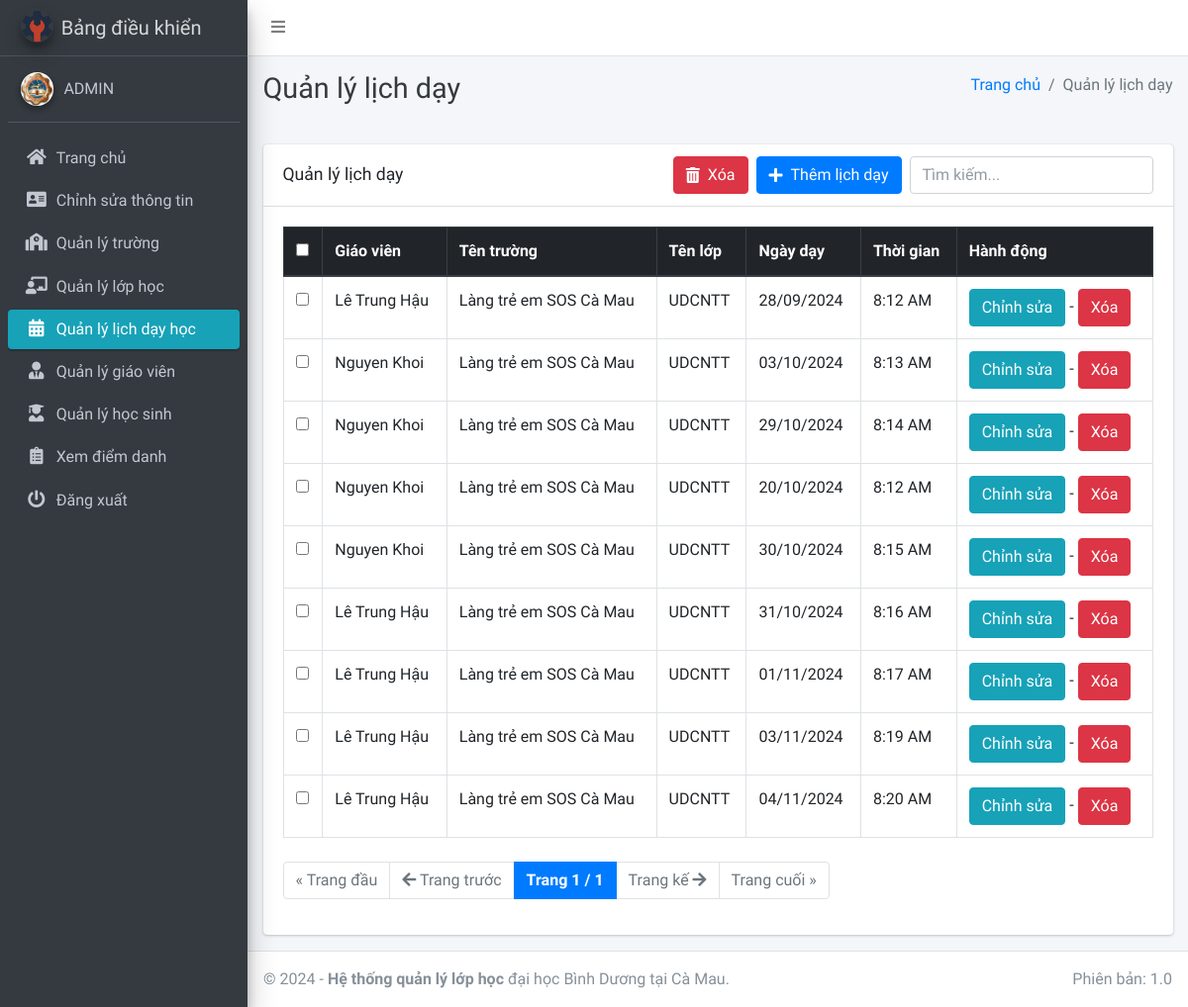
/schedule/manage/ (signed in), run on an earlier commit of the app's database.
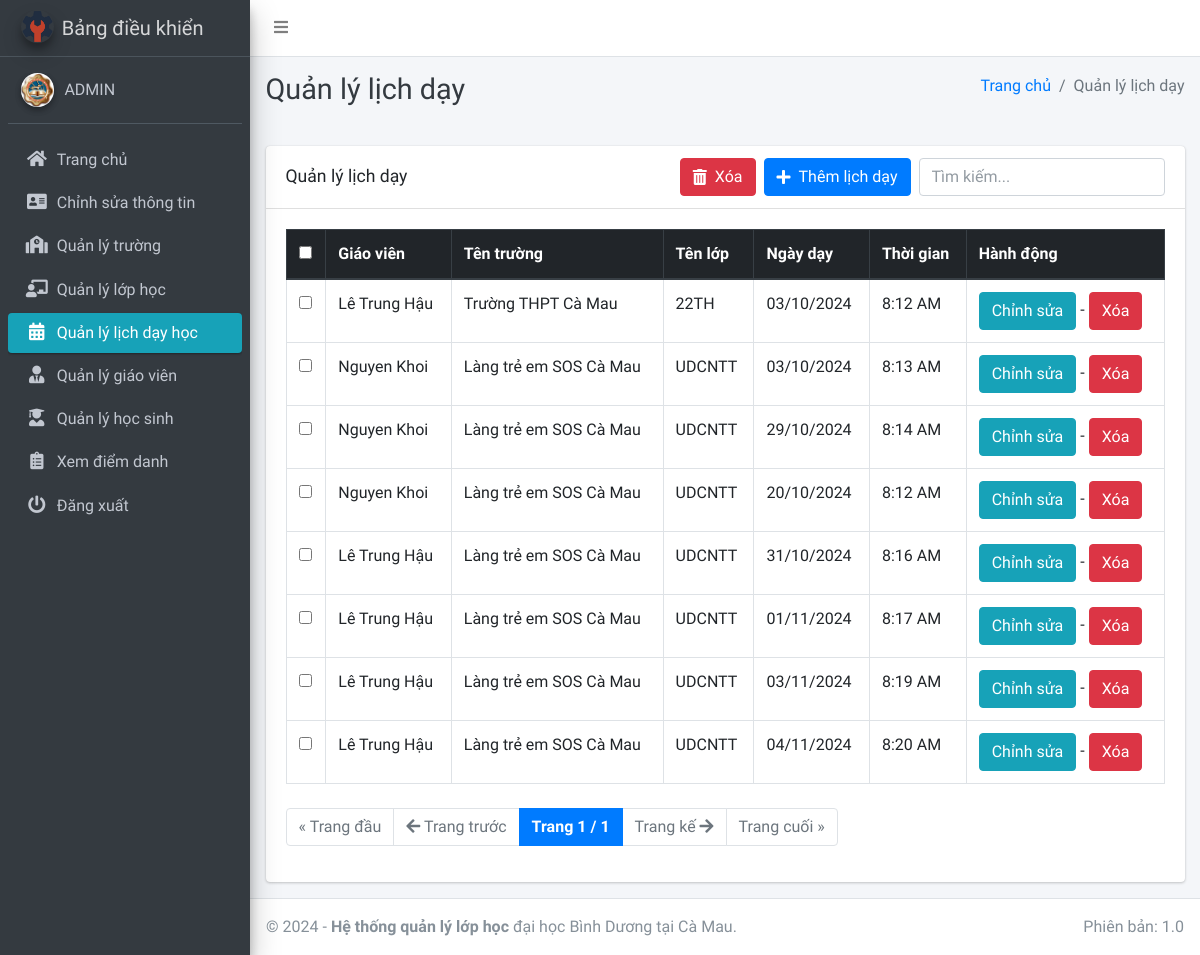
And on a later commit of the database.
### main_app/models.py (models this page shows, shortened)
class TeachingSchedule(models.Model):
    staff = models.ForeignKey(Staff, on_delete=models.CASCADE)
    school_name = models.ForeignKey(Course, on_delete=models.CASCADE)
    class_name = models.ForeignKey(Subject, on_delete=models.CASCADE)
    schedule_date = models.DateField()
    start_time = models.TimeField()
    created_at = models.DateTimeField(auto_now_add=True)
    updated_at = models.DateTimeField(auto_now=True)

class Staff(models.Model):
    course = models.ForeignKey(Course, on_delete=models.CASCADE, null=True, blank=False)
    admin = models.OneToOneField(CustomUser, on_delete=models.CASCADE)
    def __str__(self):
        return self.admin.last_name + " " + self.admin.first_name

class CustomUser(AbstractUser):
    USER_TYPE = ((1, "HOD"), (2, "Staff"), (3, "Student"))
    GENDER = [("M", "Nam"), ("F", "Nữ")]
    username = None
    email = models.EmailField(unique=True, null=True, blank=True)
    student_id = models.CharField(max_length=20, unique=True, null=True, blank=True)
    user_type = models.CharField(default=1, choices=USER_TYPE, max_length=1)
    gender = models.CharField(max_length=1, choices=GENDER)
    profile_pic = models.ImageField(null=True, blank=True)
    address = models.TextField()
    qr_code = models.ImageField(
        upload_to="QR/", null=True, blank=True
    )  # Thêm trường lưu mã QR
    created_at = models.DateTimeField(auto_now_add=True)
    updated_at = models.DateTimeField(auto_now=True)
    USERNAME_FIELD = "student_id"  # Mặc định là student_id
    REQUIRED_FIELDS = []
    objects = CustomUserManager()

class Course(models.Model):
    name = models.CharField(max_length=120, null=True) #tên trường
    created_at = models.DateTimeField(auto_now_add=True)
    updated_at = models.DateTimeField(auto_now=True)
    def __str__(self):
        return self.name

class Subject(models.Model):
    name = models.CharField(max_length=120) #tên lớp
    staff = models.ForeignKey(Staff, on_delete=models.CASCADE, null=True, blank=False)
    course = models.ForeignKey(Course, on_delete=models.CASCADE)
    updated_at = models.DateTimeField(auto_now=True)
    created_at = models.DateTimeField(auto_now_add=True)
    def __str__(self):
        return self.name

### main_app/hod_views.py (the view)
# urls.py: path("schedule/manage/", hod_views.manage_session, name='manage_session'),
def manage_session(request):
    sessions = TeachingSchedule.objects.all()
    paginator = Paginator(sessions, 10)  # Mỗi trang có 10 lịch dạy
    page_number = request.GET.get('page')
    page_obj = paginator.get_page(page_number)
    context = {"sessions": sessions,'page_obj': page_obj, "page_title": "Quản lý lịch dạy"}
    return render(request, "hod_template/manage_session.html", context)

### main_app/templates/hod_template/manage_session.html (shortened to what the changed rows need)
{% extends 'main_app/base.html' %}
{% load static %}
{% block page_title %}{{page_title}}{% endblock page_title %}
{% block content %}
<section class="content">
    <div class="container-fluid">
        <div class="row">
            <div class="col-md-12">
                <div class="card">
                            {% url 'add_session' as add_session %}
                    <div class="card-body">
                        <div class="table-responsive">
                            <table id="example2" class="table table-bordered table-hover ">
                                <thead class="thead-dark">
                                    <tr>
                                        <th><input type="checkbox" id="selectAll" /></th>
                                        <th>Giáo viên</th>
                                        <th>Tên trường</th>
                                        <th>Tên lớp</th>
                                        <th>Ngày dạy</th>
                                        <th>Thời gian</th>
                                        <th>Hành động</th>
                                    </tr>
                                </thead>
                                <tbody>
                                    {% for session in page_obj %}
                                    <tr>
                                        <td><input type="checkbox" class="studentCheckbox" value="{{ session.id }}" /></td>
                                        <td>{{ session.staff }}</td>
                                        <td>{{ session.school_name }}</td>
                                        <td>{{ session.class_name }}</td>
                                        <td>{{ session.schedule_date|date:"d/m/Y" }}</td>
                                        <td>{{ session.start_time|date:"g:i A" }}</td>
                                        <td>
                                            <a href="{% url 'edit_session' session.id %}" class="btn btn-info">Chỉnh sửa</a> -
                                            <a href="{% url 'delete_session' session.id %}" onclick="return confirm('Bạn có chắc chắn muốn xóa cái này không ?')" class="btn btn-danger">Xóa</a>
                                        </td>
                                    </tr>
                                    {% endfor %}
                                </tbody>
                                </table>
                        </div>
                    </div>
                </div>
            </div>
        </div>
    </div>
</section>
{% endblock content %}

What changed in the data, as far as the page shows it:
removed TeachingSchedule: staff "Nguyen Khoi", school_name "Làng trẻ em SOS Cà Mau", class_name "UDCNTT", schedule_date "30/10/2024", start_time "8:15 AM"
changed TeachingSchedule: school_name "Làng trẻ em SOS Cà Mau" → "Trường THPT Cà Mau"; class_name "UDCNTT" → "22TH"; schedule_date "28/09/2024" → "03/10/2024"
